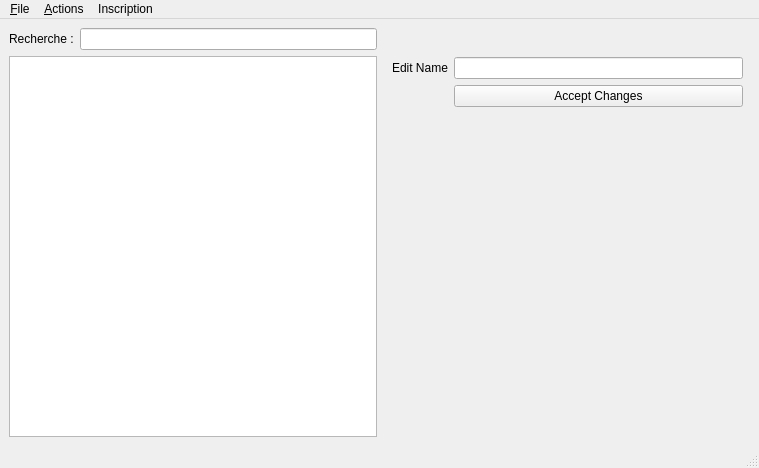
<?xml version="1.0" encoding="UTF-8"?>
<ui version="4.0">
 <class>MainWindow</class>
 <widget class="QMainWindow" name="MainWindow">
  <property name="geometry">
   <rect>
    <x>0</x>
    <y>0</y>
    <width>759</width>
    <height>468</height>
   </rect>
  </property>
  <property name="windowTitle">
   <string>Editable Tree Model</string>
  </property>
  <widget class="QWidget" name="centralwidget">
   <layout class="QHBoxLayout" name="horizontalLayout_2">
    <item>
     <layout class="QVBoxLayout" name="LeftPart">
      <item>
       <layout class="QHBoxLayout" name="ResearchField">
        <item>
         <widget class="QLabel" name="label">
          <property name="text">
           <string>Recherche :</string>
          </property>
         </widget>
        </item>
        <item>
         <widget class="QLineEdit" name="lineEdit"/>
        </item>
       </layout>
      </item>
      <item>
       <widget class="QTreeView" name="view">
        <property name="alternatingRowColors">
         <bool>true</bool>
        </property>
        <property name="selectionBehavior">
         <enum>QAbstractItemView::SelectItems</enum>
        </property>
        <property name="horizontalScrollMode">
         <enum>QAbstractItemView::ScrollPerPixel</enum>
        </property>
        <property name="animated">
         <bool>false</bool>
        </property>
        <property name="allColumnsShowFocus">
         <bool>true</bool>
        </property>
       </widget>
      </item>
     </layout>
    </item>
    <item>
     <widget class="QStackedWidget" name="stackedWidget">
      <property name="currentIndex">
       <number>7</number>
      </property>
      <widget class="QWidget" name="player">
       <widget class="QWidget" name="verticalLayoutWidget_2">
        <property name="geometry">
         <rect>
          <x>2</x>
          <y>6</y>
          <width>361</width>
          <height>381</height>
         </rect>
        </property>
        <layout class="QVBoxLayout" name="playerForm">
         <item>
          <layout class="QFormLayout" name="form">
           <item row="0" column="0">
            <widget class="QLabel" name="userNameLabel">
             <property name="text">
              <string>UserName</string>
             </property>
            </widget>
           </item>
           <item row="0" column="1">
            <widget class="QLineEdit" name="userNameLineEdit"/>
           </item>
           <item row="1" column="0">
            <widget class="QLabel" name="heightLabel">
             <property name="text">
              <string>Height (m)</string>
             </property>
            </widget>
           </item>
           <item row="1" column="1">
            <widget class="QDoubleSpinBox" name="heightDoubleSpinBox"/>
           </item>
           <item row="2" column="0">
            <widget class="QLabel" name="weightLabel">
             <property name="text">
              <string>Weight (kg)</string>
             </property>
            </widget>
           </item>
           <item row="2" column="1">
            <widget class="QDoubleSpinBox" name="weightDoubleSpinBox"/>
           </item>
           <item row="3" column="0">
            <widget class="QLabel" name="mailLabel">
             <property name="text">
              <string>Mail</string>
             </property>
            </widget>
           </item>
           <item row="3" column="1">
            <widget class="QLineEdit" name="mailLineEdit"/>
           </item>
           <item row="4" column="0">
            <widget class="QLabel" name="ageLabel">
             <property name="text">
              <string>Age</string>
             </property>
            </widget>
           </item>
           <item row="4" column="1">
            <widget class="QSpinBox" name="ageSpinBox"/>
           </item>
          </layout>
         </item>
         <item>
          <widget class="QPushButton" name="Valider">
           <property name="text">
            <string>Send</string>
           </property>
          </widget>
         </item>
        </layout>
       </widget>
      </widget>
      <widget class="QWidget" name="tournament">
       <widget class="QWidget" name="verticalLayoutWidget_3">
        <property name="geometry">
         <rect>
          <x>10</x>
          <y>30</y>
          <width>351</width>
          <height>361</height>
         </rect>
        </property>
        <layout class="QVBoxLayout" name="tournamentForm">
         <item>
          <layout class="QFormLayout" name="form_2">
           <item row="0" column="0">
            <widget class="QLabel" name="nameLabel">
             <property name="text">
              <string>Name</string>
             </property>
            </widget>
           </item>
           <item row="0" column="1">
            <widget class="QLineEdit" name="nameLineEdit"/>
           </item>
           <item row="1" column="0">
            <widget class="QLabel" name="numberOfTeamsLabel">
             <property name="text">
              <string>Number of teams</string>
             </property>
            </widget>
           </item>
           <item row="1" column="1">
            <widget class="QSpinBox" name="numberOfTeamsSpinBox"/>
           </item>
           <item row="2" column="0">
            <widget class="QLabel" name="numberOfRoundsLabel">
             <property name="text">
              <string>Number of rounds</string>
             </property>
            </widget>
           </item>
           <item row="2" column="1">
            <widget class="QSpinBox" name="numberOfRoundsSpinBox"/>
           </item>
           <item row="3" column="0">
            <widget class="QLabel" name="sportLabel">
             <property name="text">
              <string>Sport</string>
             </property>
            </widget>
           </item>
           <item row="3" column="1">
            <widget class="QLineEdit" name="sportLineEdit"/>
           </item>
           <item row="4" column="0">
            <widget class="QLabel" name="maxEntriesLabel">
             <property name="text">
              <string>MaxEntries</string>
             </property>
            </widget>
           </item>
           <item row="4" column="1">
            <widget class="QSpinBox" name="maxEntriesSpinBox"/>
           </item>
          </layout>
         </item>
         <item>
          <widget class="QPushButton" name="Valider_2">
           <property name="text">
            <string>Send</string>
           </property>
          </widget>
         </item>
        </layout>
       </widget>
      </widget>
      <widget class="QWidget" name="tournamentTree">
       <widget class="QGraphicsView" name="graphicsView">
        <property name="geometry">
         <rect>
          <x>5</x>
          <y>31</y>
          <width>351</width>
          <height>361</height>
         </rect>
        </property>
       </widget>
      </widget>
      <widget class="QWidget" name="sport"/>
      <widget class="QWidget" name="teamEdit">
       <widget class="QWidget" name="verticalLayoutWidget_4">
        <property name="geometry">
         <rect>
          <x>9</x>
          <y>29</y>
          <width>351</width>
          <height>371</height>
         </rect>
        </property>
        <layout class="QVBoxLayout" name="verticalLayout_3">
         <item>
          <layout class="QFormLayout" name="formLayout_2">
           <item row="0" column="0">
            <widget class="QLabel" name="editTeamNameLabel">
             <property name="text">
              <string>Edit Team Name</string>
             </property>
            </widget>
           </item>
           <item row="0" column="1">
            <widget class="QLineEdit" name="editTeamNameLineEdit"/>
           </item>
           <item row="1" column="0">
            <widget class="QLabel" name="editTeamWebsiteLabel">
             <property name="text">
              <string>Edit Team Website</string>
             </property>
            </widget>
           </item>
           <item row="1" column="1">
            <widget class="QLineEdit" name="editTeamWebsiteLineEdit"/>
           </item>
           <item row="2" column="1">
            <widget class="QPushButton" name="pushButton_2">
             <property name="text">
              <string>Accept Changes</string>
             </property>
            </widget>
           </item>
          </layout>
         </item>
        </layout>
       </widget>
      </widget>
      <widget class="QWidget" name="team">
       <widget class="QWidget" name="verticalLayoutWidget">
        <property name="geometry">
         <rect>
          <x>9</x>
          <y>29</y>
          <width>351</width>
          <height>381</height>
         </rect>
        </property>
        <layout class="QVBoxLayout" name="verticalLayout">
         <item>
          <layout class="QFormLayout" name="formLayout">
           <item row="0" column="0">
            <widget class="QLabel" name="teamNameLabel">
             <property name="text">
              <string>Team Name</string>
             </property>
            </widget>
           </item>
           <item row="0" column="1">
            <widget class="QLineEdit" name="teamNameLineEdit"/>
           </item>
           <item row="1" column="0">
            <widget class="QLabel" name="websiteLabel">
             <property name="text">
              <string>Website </string>
             </property>
            </widget>
           </item>
           <item row="1" column="1">
            <widget class="QLineEdit" name="websiteLineEdit"/>
           </item>
           <item row="2" column="1">
            <widget class="QPushButton" name="pushButton">
             <property name="text">
              <string>Create new team</string>
             </property>
            </widget>
           </item>
          </layout>
         </item>
         <item>
          <layout class="QHBoxLayout" name="horizontalLayout"/>
         </item>
        </layout>
       </widget>
      </widget>
      <widget class="QWidget" name="nothing"/>
      <widget class="QWidget" name="tournamentEdit">
       <widget class="QWidget" name="verticalLayoutWidget_5">
        <property name="geometry">
         <rect>
          <x>9</x>
          <y>29</y>
          <width>351</width>
          <height>381</height>
         </rect>
        </property>
        <layout class="QVBoxLayout" name="verticalLayout_4">
         <item>
          <layout class="QFormLayout" name="formLayout_3">
           <item row="0" column="0">
            <widget class="QLabel" name="editNameLabel">
             <property name="text">
              <string>Edit Name</string>
             </property>
            </widget>
           </item>
           <item row="0" column="1">
            <widget class="QLineEdit" name="editNameLineEdit"/>
           </item>
           <item row="1" column="1">
            <widget class="QPushButton" name="pushButton_3">
             <property name="text">
              <string>Accept Changes</string>
             </property>
            </widget>
           </item>
          </layout>
         </item>
        </layout>
       </widget>
      </widget>
     </widget>
    </item>
   </layout>
  </widget>
  <widget class="QMenuBar" name="menubar">
   <property name="geometry">
    <rect>
     <x>0</x>
     <y>0</y>
     <width>759</width>
     <height>21</height>
    </rect>
   </property>
   <widget class="QMenu" name="fileMenu">
    <property name="title">
     <string>&amp;File</string>
    </property>
    <addaction name="exitAction"/>
   </widget>
   <widget class="QMenu" name="actionsMenu">
    <property name="title">
     <string>&amp;Actions</string>
    </property>
    <addaction name="separator"/>
    <addaction name="removeRowAction"/>
    <addaction name="separator"/>
   </widget>
   <widget class="QMenu" name="menuInscription">
    <property name="title">
     <string>Inscription</string>
    </property>
    <addaction name="actionCr_er_un_tournoi"/>
   </widget>
   <addaction name="fileMenu"/>
   <addaction name="actionsMenu"/>
   <addaction name="menuInscription"/>
  </widget>
  <widget class="QStatusBar" name="statusbar"/>
  <action name="exitAction">
   <property name="text">
    <string>E&amp;xit</string>
   </property>
   <property name="shortcut">
    <string>Ctrl+Q</string>
   </property>
  </action>
  <action name="removeRowAction">
   <property name="text">
    <string>Remove Row</string>
   </property>
   <property name="shortcut">
    <string>Ctrl+R, R</string>
   </property>
  </action>
  <action name="insertChildAction">
   <property name="text">
    <string>Insert Child</string>
   </property>
   <property name="shortcut">
    <string>Ctrl+N</string>
   </property>
  </action>
  <action name="actionAjouter_un_joueur">
   <property name="text">
    <string>Ajouter un joueur</string>
   </property>
  </action>
  <action name="actionCr_er_une_quipe">
   <property name="text">
    <string>Créer une équipe</string>
   </property>
  </action>
  <action name="actionCr_er_un_tournoi">
   <property name="text">
    <string>Créer un tournoi</string>
   </property>
  </action>
 </widget>
 <resources/>
 <connections/>
</ui>
